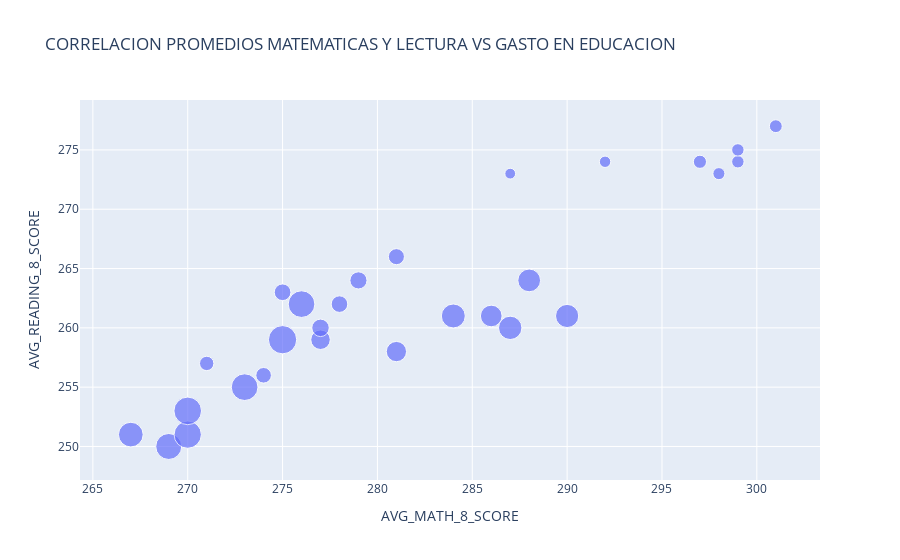

Notebook code for this chart:
### Code cell
#Gráfico de Burbuja
#-------------------------------------------------
educacion = pd.read_csv("Data/states_all.csv", usecols=["STATE", "AVG_MATH_8_SCORE", "AVG_READING_8_SCORE", "TOTAL_EXPENDITURE"])

px.scatter(
    (educacion
     .query("STATE in ['CALIFORNIA', 'MASSACHUSETTS', 'TEXAS', 'FLORIDA']")
     .dropna()
    ), 
    x="AVG_MATH_8_SCORE", 
    y="AVG_READING_8_SCORE",
    size="TOTAL_EXPENDITURE",
    title="CORRELACION PROMEDIOS MATEMATICAS Y LECTURA VS GASTO EN EDUCACION",
)

### Figure 1 — Plotly figure (JSON) as saved in the notebook; plotly's stock layout.template omitted (floating-point values rounded to 4 significant figures)
{"data": [{"hovertemplate": "AVG_MATH_8_SCORE=%{x}<br>AVG_READING_8_SCORE=%{y}<br>TOTAL_EXPENDITURE=%{marker.size}<extra></extra>", "legendgroup": "", "marker": {"color": "#636efa", "size": [59749885, 20180142, 11382398, 37333674, 66196072, 23857012, 12726283, 40302144, 73225422, 29849892, 14315518, 45920825, 74766086, 28867429, 15174814, 53575273, 69847705, 26991946, 15150898, 52691826, 69727119, 25245400, 16201905, 50674724, 78365958, 27277049, 16972319, 56255791], "sizemode": "area", "sizeref": 195900.0, "symbol": "circle"}, "mode": "markers", "name": "", "orientation": "v", "showlegend": false, "type": "scatter", "x": [267, 271, 287, 277, 269, 274, 292, 281, 270, 277, 298, 286, 270, 279, 299, 287, 273, 278, 299, 290, 276, 281, 301, 288, 275, 275, 297, 284], "xaxis": "x", "y": [251, 257, 273, 259, 250, 256, 274, 258, 251, 260, 273, 261, 253, 264, 274, 260, 255, 262, 275, 261, 262, 266, 277, 264, 259, 263, 274, 261], "yaxis": "y"}], "layout": {"legend": {"itemsizing": "constant", "tracegroupgap": 0}, "title": {"text": "CORRELACION PROMEDIOS MATEMATICAS Y LECTURA VS GASTO EN EDUCACION"}, "xaxis": {"anchor": "y", "domain": [0, 1], "title": {"text": "AVG_MATH_8_SCORE"}}, "yaxis": {"anchor": "x", "domain": [0, 1], "title": {"text": "AVG_READING_8_SCORE"}}}}
